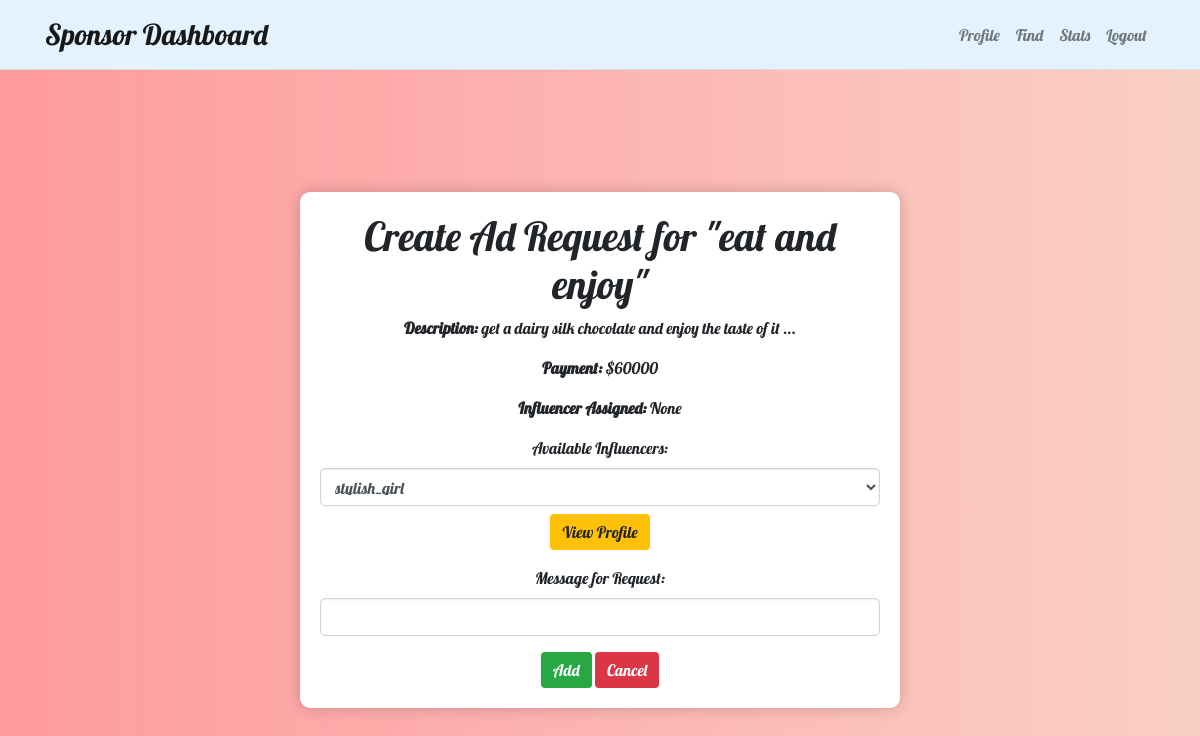
/create_ad_request/1 (signed in), run on the app's committed database.
### models.py (models this page shows, shortened)
class Campaign(db.Model):
    id = db.Column(db.Integer, primary_key=True)
    title = db.Column(db.String(100), nullable=False)
    description = db.Column(db.Text, nullable=False)
    image = db.Column(db.String(200), nullable=True)
    niche = db.Column(db.String(100), nullable=False)
    start_date = db.Column(db.Date, nullable=False)
    end_date=db.Column(db.Date, nullable=False)
    user_id = db.Column(db.Integer, db.ForeignKey('user.id'), nullable=False)
    status = db.Column(db.String(50), nullable=False, default='pending')
    budget=db.Column(db.Integer,unique=True)
    payment=db.Column(db.Integer, unique=True)

### app.py (the view, shortened to what this page needs)
@app.route('/create_ad_request/<int:campaign_id>', methods=['GET', 'POST'])
def create_ad_request(campaign_id):
    campaign = Campaign.query.get_or_404(campaign_id)
    user_id = session.get('user_id')
    if user_id is None:
        flash('You must be logged in to access this page.', 'warning')
        return redirect(url_for('login'))
    user = User.query.get(user_id)
    influencers = User.query.filter_by(role='influencer').all()
    return render_template('create_ad_request.html', campaign=campaign, user=user, influencers=influencers)

### templates/create_ad_request.html (shortened to what this page needs)
<!DOCTYPE html>
<html lang="en">
<head>
    <link rel="stylesheet" href="https://stackpath.bootstrapcdn.com/bootstrap/4.5.2/css/bootstrap.min.css">
</head>
<body>
    <nav class="navbar navbar-expand-lg navbar-light">
        <div class="container">
            {% if user.role == 'influencer' %}
                <a class="navbar-brand" href="{{ url_for('influencer_dashboard') }}">Influencer Dashboard</a>
            {% else %}
                <a class="navbar-brand" href="{{ url_for('sponsor_dashboard') }}">Sponsor Dashboard</a>
            {% endif %}
            <div class="collapse navbar-collapse" id="navbarNav">
                <ul class="navbar-nav ml-auto">
                    <li class="nav-item">
                        <a class="nav-link" href="{{ url_for('profile') }}">Profile</a>
                    </li>
                    <li class="nav-item">
                        <a class="nav-link" href="{{ url_for('find_campaigns') }}">Find</a>
                    </li>
                    <li class="nav-item">
                        <a class="nav-link" href="{{ url_for('stats') }}">Stats</a>
                    </li>
                    <li class="nav-item">
                        <a class="nav-link" href="{{ url_for('logout') }}">Logout</a>
                    </li>
                </ul>
            </div>
        </div>
    </nav>
    <div class="container dashboard-section">
        <h1>Create Ad Request for "{{ campaign.title }}"</h1>
        <p><strong>Description:</strong> {{ campaign.description }}</p>
        <p><strong>Payment:</strong> ${{ campaign.payment }}</p>
        <p><strong>Influencer Assigned:</strong> <span id="assigned-influencer">None</span></p>
        <form method="POST">
            <div class="form-group">
                <label for="influencer">Available Influencers:</label>
                <select class="form-control" id="influencer" name="influencer" required>
                    {% for influencer in influencers %}
                        <option value="{{ influencer.id }}">{{ influencer.username }}</option>
                    {% endfor %}
                </select>
                <button type="button" class="btn btn-warning mt-2" onclick="viewProfile()">View Profile</button>
            </div>
            <div class="form-group">
                <label for="message" class="form-label">Message for Request:</label>
                <input type="text" id="message" name="message" class="form-control" required />
            </div>
            <button type="submit" class="btn btn-success">Add</button>
            <a href="{{ url_for('view_campaign', campaign_id=campaign.id) }}" class="btn btn-danger">Cancel</a>
        </form>
    </div>
</body>
</html>

### templates/create_ad_request.html (style rules this page uses)
body { font-family: 'Lobster', cursive; background: linear-gradient(to right, #ff9a9e, #fad0c4); margin: 0; display: flex; flex-direction: column; min-height: 100vh; }
.navbar { margin-bottom: 30px; background-color: #e3f2fd; border-bottom: 1px solid #ddd; }
.navbar-brand { font-size: 1.8rem; color: #ff0095; }
.nav-link { color: #4d10f3; font-weight: 500; transition: color 0.3s ease; }
.dashboard-section { width: 100%; max-width: 600px; background: #ffffff; border-radius: 10px; box-shadow: 0px 0px 15px rgba(0, 0, 0, 0.2); padding: 20px; text-align: center; margin: auto; }
.btn-warning { background-color: #ffc107; border: none; transition: background-color 0.3s ease; }
.btn-success { background-color: #28a745; border: none; transition: background-color 0.3s ease; }
.btn-danger { background-color: #dc3545; border: none; transition: background-color 0.3s ease; }
.form-control { border-radius: 5px; box-shadow: inset 0 1px 2px rgba(0, 0, 0, 0.075); border: 1px solid #ced4da; padding: 10px; }

### data on the page
Campaign: title "eat and enjoy", description "get a dairy silk chocolate and enjoy the taste of it ...", payment "60000"

### other printed values
form field influencer "stylish_girl"
